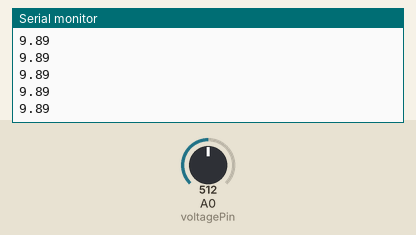
Bench run of a sketch on a simulated Seeed XIAO (SAMD21). Shown: the last lines printed to the serial monitor. Inputs (shaded band) come from the test bench; at power-on: A0 (voltagePin) = 512.

Above: at 1.2 s.
1.3 s: A0 (voltagePin) set to 716
At 1.31 s:
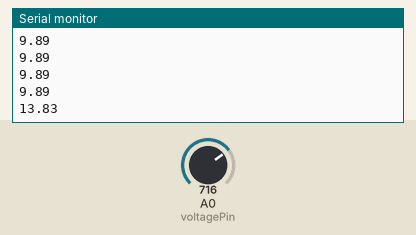
2.8 s: A0 (voltagePin) set to 900
At 2.81 s:
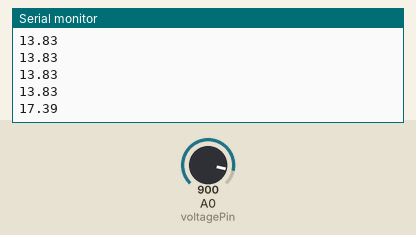
Timing chart, 0 to 5.8 s (numbered marks = the images above; inputs shaded):
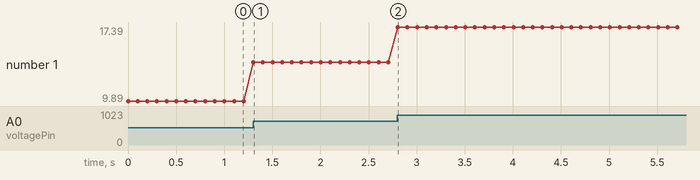

Measured:
- after the input at 1.3 s, the serial monitor: prints a new line at once (image 1)
- after the input at 2.8 s, the serial monitor: prints a new line at once (image 2)
- plotted number 1: 9.89 → 13.83 after the input at 1.3 s, 13.83 → 17.39 after the input at 2.8 s

The sketch:

seeeduino_sketch.ino
```cpp
#define voltagePin A0

void setup() {
    Serial.begin(9600);
}

void loop() {
    float battery_voltage = get_battery_voltage();
    Serial.println(battery_voltage);
    delay(100);
}

float get_battery_voltage()
{
    /*
    Math behind voltage calculation
    Vout = (Vs*R2)/(R1+R2)
    Vs is the source voltage, measured in volts (V),
    R1 is the resistance of the 1st resistor, measured in Ohms (Ω).
    R2 is the resistance of the 2nd resistor, measured in Ohms (Ω).
    Vout is the output voltage, measured in volts (V),
    Vs = 15V
    R1 = 50 kilohm
    R2 = 10 kilohm
    Vout = 2.5V
    https://ohmslawcalculator.com/voltage-divider-calculator
    https://www.instructables.com/DIY-Amp-Hour-Meter-Arduino/
    */

    float val;
    float step;
    float battery_voltage;
    float ratio = 6.0; // 15V/2.5V
    val = analogRead(voltagePin);  // read the voltage input pin
    float pin_voltage = val * 0.00322;
    step = 2.5/775;
    val = val*step;
    battery_voltage = pin_voltage * ratio;
    return battery_voltage;
}
```
